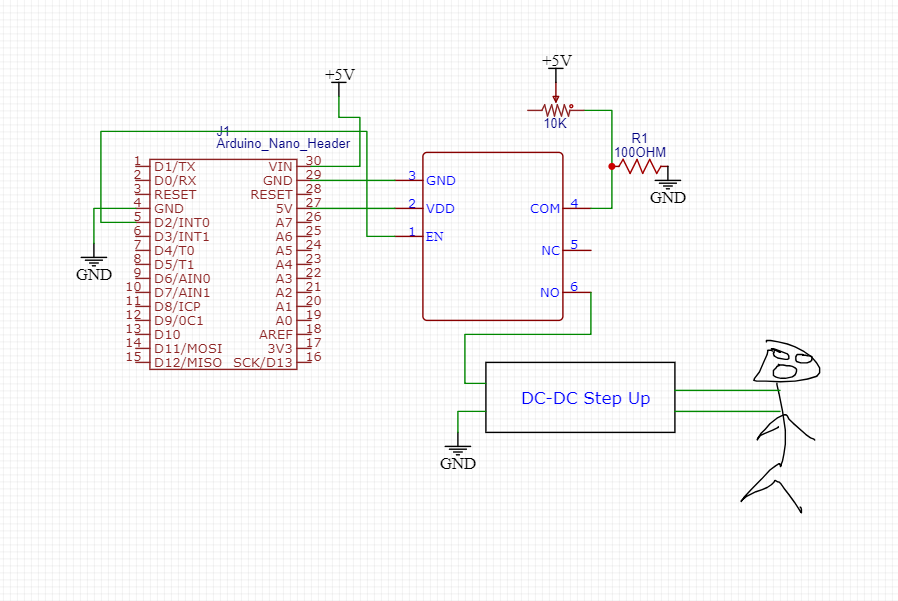
#> input picture encourage-hw/board design.PNG, 898 x 601 px, given in place of the camera
$ python main.py   (older library calls are emulated)
#> lines starting #> are read from the running program, lines starting #| are printed output that depends on the picture
#> (reads config.txt from the repository)
"""
This code was written by Ian Pratt (ipratt-code, t0x1c_101, etc.)
All of this was his design (except for stackoverflow help, which is like
40% of this). Conor wrote the code in com.py and config.py, as well as the things in encourage-hw
DO NOT USE THIS IN ANY FORM OF PRODUCTION
"""
import cv2

# uncomment this to actually use encourage()
from com import *
import numpy as np

regiment = False
threshold_movement = 0.075
threshold_movement_frame_count = 30
threshold_under_count = 0  # DONT TOUCH THIS
threshold_encouragement_buffer = 25
threshold_buffer_count = threshold_encouragement_buffer
base_frame_differ_threshold = 0.02
total_frames_recorded = 45
encourage_threshould = 3


def EncourageWrapper(data=1):
    for i in range(encourage_threshould):
        # replace pass with encourage(data) to actually encourage
        encourage(data)
        pass


def GetBaseVideo(indx):
    list_frames = []
    rec = cv2.VideoCapture(indx)
    i = 0
    while i < total_frames_recorded:
        r, f = rec.read()
        list_frames.append(f)
        i += 1
        cv2.imshow("window", f)
    return list_frames


def GetThreshold(g1, g2):
    deltaframe = cv2.absdiff(g1, g2)
    # cv2.imshow("delta", deltaframe)
    threshold = cv2.threshold(deltaframe, 25, 255, cv2.THRESH_BINARY)[1]
    threshold = cv2.dilate(threshold, None)
    return threshold


def GetPixelDifference(thresh):
    number_of_white_pix = np.sum(threshold == 255)
    number_of_black_pix = np.sum(threshold == 0)
    return number_of_white_pix / (number_of_white_pix + number_of_black_pix)


def CompareBaseToFrame(base, frame):
    lowest = 10000000000000
    for base_frame in base:
        base_frame = cv2.cvtColor(frame2, cv2.COLOR_BGR2GRAY)
        base_frame = cv2.GaussianBlur(gray2, (21, 21), 0)

        if GetPixelDifference(GetThreshold(base_frame, frame)) < lowest:
            lowest = GetPixelDifference(GetThreshold(base_frame, frame))
    return lowest


if regiment:
    base_list_frames = GetBaseVideo(0)

cap = cv2.VideoCapture(0)

"""
if not cap.isOpened():
    print("You need a webcam plugged in, or one that is not being currently used!")
    exit()
"""
print("To exit, press Q on the open window of your webcam feed.")

while True:
    ret1, frame1 = cap.read()
#> frame1 is the input picture: shape (601, 898, 3); mean B, G, R 246.5, 246.5, 247.3
    try:
        gray1 = cv2.cvtColor(frame1, cv2.COLOR_BGR2GRAY)
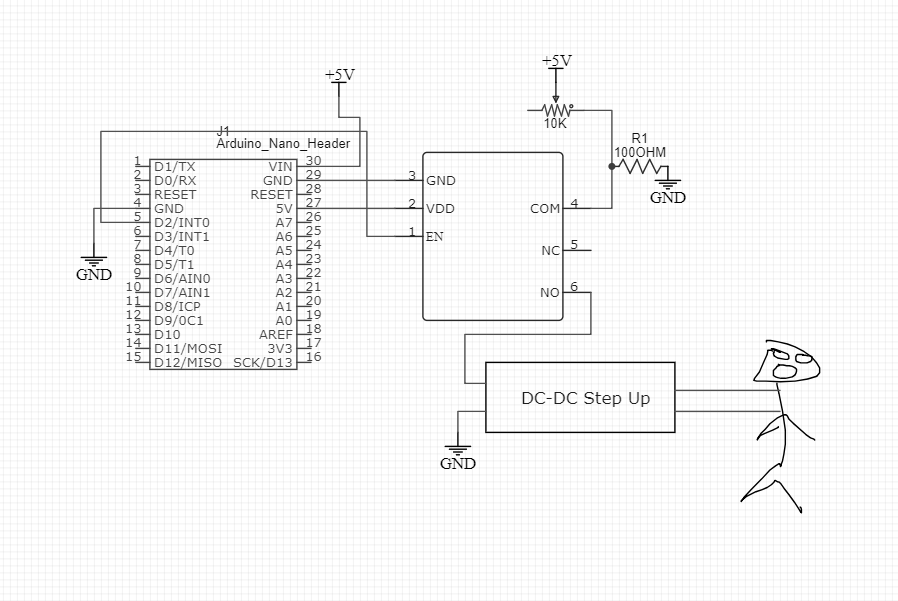
#> gray1: shape (601, 898); min 0, max 255, mean 246.7
    except:
        print("You need a webcam plugged in, or one that is not being currently used!")
        exit()

    gray1 = cv2.GaussianBlur(gray1, (21, 21), 0)
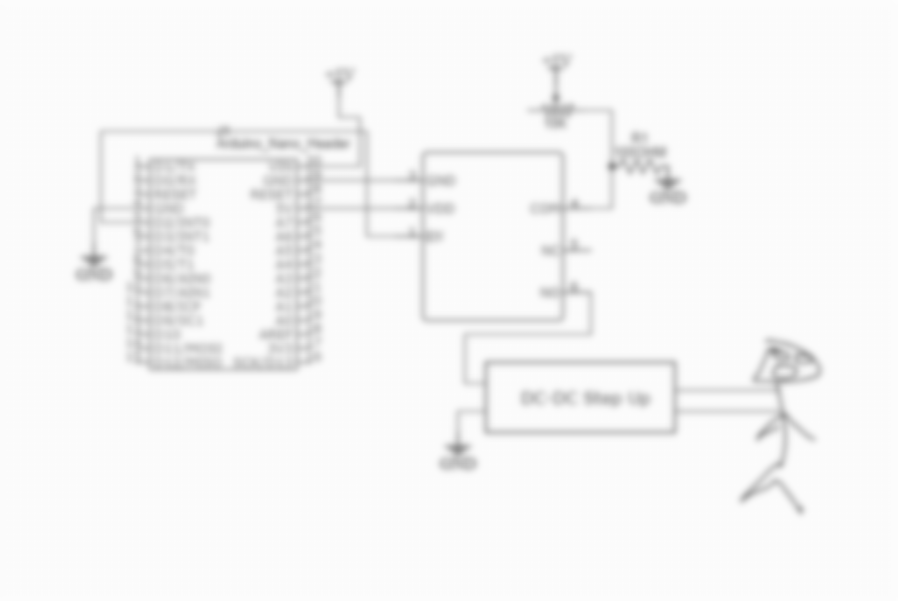
#> gray1: shape (601, 898); min 147, max 253, mean 246.5

    ret2, frame2 = cap.read()
    gray2 = cv2.cvtColor(frame2, cv2.COLOR_BGR2GRAY)
    gray2 = cv2.GaussianBlur(gray2, (21, 21), 0)

    threshold = GetThreshold(gray1, gray2)
#> in GetThreshold, `deltaframe = cv2.absdiff(g1, g2)`: deltaframe: shape (601, 898); every value is 0
    """
    faces = faceCascade.detectMultiScale(
        gray2,
        scaleFactor=1.1,
        minNeighbors=5,
        minSize=(3, 3),
        # flags=cv2.cv.CV_HAAR_SCALE_IMAGE,
    )
    # print("Found {0} faces!".format(len(faces)))

    # show face detections
    for (x, y, w, h) in faces:
        # Draw a rectangle around the faces
        roi_gray = gray2[y : y + h, x : x + w]
        roi_color = threshold[y : y + h, x : x + w]
        noses = noseCascade.detectMultiScale(roi_gray)
        if len(noses) >= 1:
            cv2.rectangle(threshold, (x, y), (x + w, y + h), (0, 255, 0), 2)
        for (ex, ey, ew, eh) in noses:
            cv2.rectangle(roi_color, (ex, ey), (ex + ew, ey + eh), (255, 255, 0), 2)
    """
    if regiment:
        if (
            GetPixelDifference(CompareBaseToFrame(base_list_frames, gray2))
            > base_frame_differ_threshold
            and threshold_buffer_count <= 0
        ):
            threshold_buffer_count = threshold_encouragement_buffer
            print("giving encouragement: not stick to regimen")
            EncourageWrapper(1)
        elif (
            GetPixelDifference(CompareBaseToFrame(base_list_frames, gray2))
            > base_frame_differ_threshold
        ):
            threshold_buffer_count -= 1
    # counting the number of pixels
    number_of_white_pix = np.sum(threshold == 255)
#> number_of_white_pix = 0
    number_of_black_pix = np.sum(threshold == 0)
#> number_of_black_pix = 539698

    if (
        number_of_white_pix / (number_of_black_pix + number_of_white_pix)
        < threshold_movement
    ):
        if (
            threshold_under_count >= threshold_movement_frame_count
            and threshold_buffer_count <= 0
        ):
            threshold_buffer_count = threshold_encouragement_buffer
            print("giving encouragement: timeout")
            EncourageWrapper(1)
        elif threshold_under_count >= threshold_movement_frame_count:
            threshold_buffer_count -= 1
        threshold_under_count += 1
    else:
        threshold_under_count = 0
        print("giving no encouragement")

    if (
        threshold_under_count + 10 >= threshold_movement_frame_count
        and threshold_under_count < threshold_movement_frame_count
    ):
        cv2.putText(
            frame2,
            "ENCOURAGEMENT INCOMING",
            (100, 50),
            cv2.FONT_HERSHEY_SIMPLEX,
            1,
            (0, 0, 255),
            2,
            cv2.LINE_4,
        )
    # cv2.imshow("threshold", threshold)
    countour, heirarchy = cv2.findContours(
        threshold, cv2.RETR_EXTERNAL, cv2.CHAIN_APPROX_SIMPLE
    )
#> countour = []
    for i in countour:
        if cv2.contourArea(i) < 50:
            continue

        (x, y, w, h) = cv2.boundingRect(i)
        cv2.rectangle(frame2, (x, y), (x + w, y + h), (255, 0, 0), 2)
#> this loop made 0 passes

    cv2.imshow("window", frame2)

    if cv2.waitKey(20) == ord("q"):
#> (key q is pressed here)
        break

cap.release()
cv2.destroyAllWindows()
